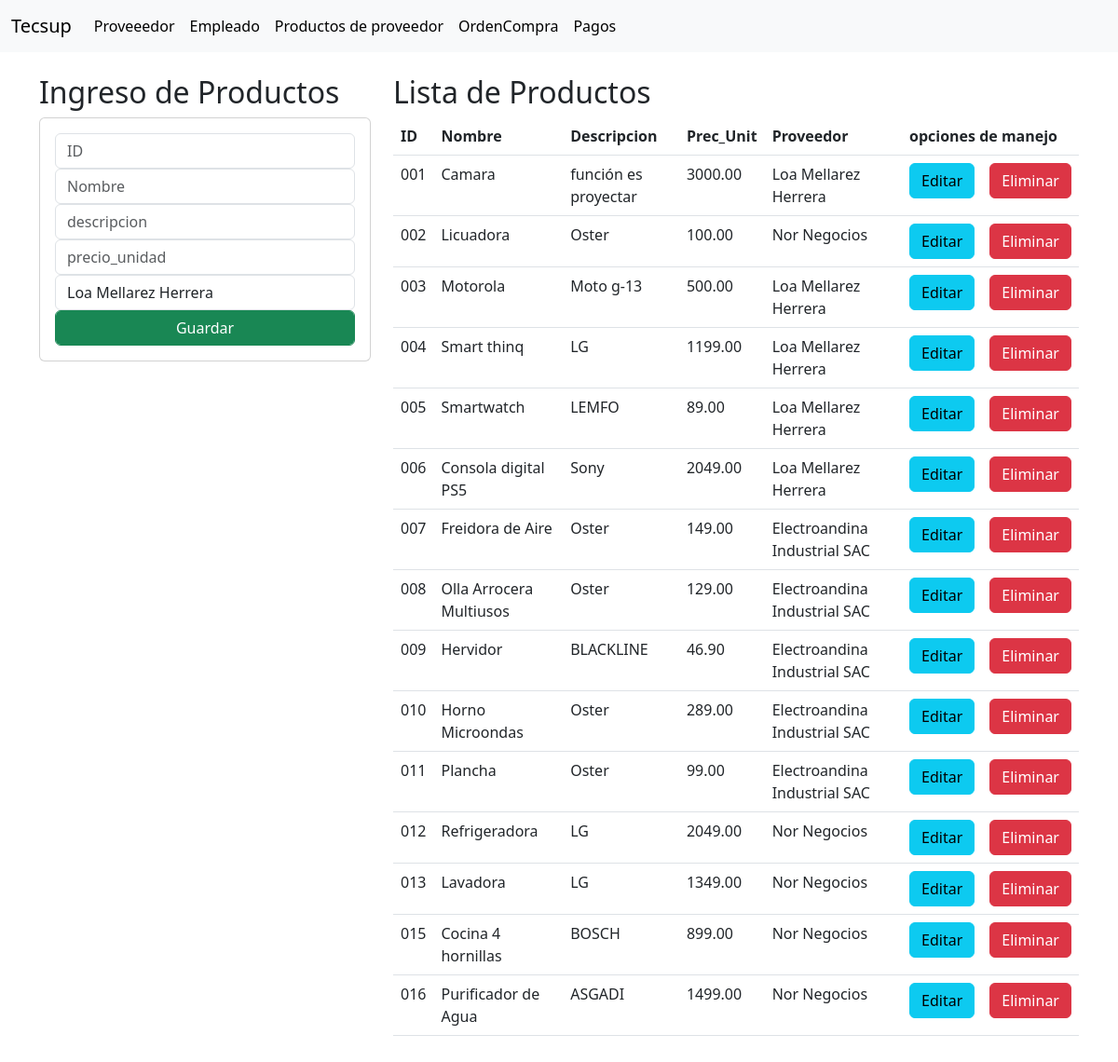
/productos/, run on the app's committed database.
### compra/models.py (models this page shows, shortened)
class Producto(models.Model):
    id= models.CharField(primary_key=True, max_length=6)
    nombre = models.CharField(max_length=50)
    descripcion = models.CharField(max_length=50)
    precio = models.DecimalField(max_digits=10, decimal_places=2)
    proveedor = models.ForeignKey(Proveedor, on_delete=models.CASCADE)

class Proveedor(models.Model):
    id=models.CharField(primary_key=True, max_length=6)
    nombre = models.CharField(max_length=50)
    direccion =models.CharField(max_length=50)
    telefono = models.PositiveIntegerField()
    def __str__(self):
        return self.nombre

### compra/views.py (the view)
# urls.py: path('productos/', views.homeproducto, name='productos'),
def homeproducto(request):
    productosListado = Producto.objects.all()
    proveedoresListado = Proveedor.objects.all()
    return render(request, 'GestionProducto.html',{"productos":productosListado, "proveedores":proveedoresListado})

### compra/templates/GestionProducto.html (shortened to what this page needs)
{% extends './base.html' %}
{% block body %}
<div class="row">
    <div class="col-sm-12 col-md-6 col-lg-4 col-xl-4">
        <h2>Ingreso de Productos</h2>
        <div class="card">
            <div class="card-body">
                <form action="/registrarproducto" method="POST">
                    <div class="form-group">
                        <input type="text" name="txtid" placeholder="ID" class="form-control">
                    </div>
                    <div class="form-group">
                        <input type="text" name="txtnombre" placeholder="Nombre" class="form-control">
                    </div>
                    <div class="form-group">
                        <input type="text" name="txtdescripcion" placeholder="descripcion" class="form-control">
                    </div>
                    <div class="form-group">
                        <input type="text" name="txtprecio" placeholder="precio_unidad" class="form-control">
                    </div>
                    <div class="form-group">
                        <select name="txtproveedor" class="form-control">
                            {% for proveedor in proveedores %}
                                <option value="{{proveedor.id}}">{{proveedor.nombre}}</option>
                            {% endfor %}
                        </select>
                    </div>
                    <button type="submit" class="btn btn-success form-control">Guardar</button>
                </form>
            </div>
        </div>
    </div>
    <div class="col-sm-12 col-md-6  col-xl-8 col-xl-8">
        <h2>Lista de Productos</h2>
        <table class="table" style="background-color: #4591B8;">
            <thead>
                <tr>
                    <th>ID</th>
                    <th>Nombre</th>
                    <th>Descripcion</th>
                    <th>Prec_Unit</th>
                    <th>Proveedor</th>
                    <th colspan="2">opciones de manejo</th>
                </tr>
            </thead>
            <tbody>
                {% for p in productos %}
                <tr>
                    <td>{{ p.id }}</td>
                    <td>{{ p.nombre }}</td>
                    <td>{{ p.descripcion }}</td>
                    <td>{{ p.precio }}</td>
                    <td>{{ p.proveedor }}</td>
                    <td><a href="edicionproducto/{{p.id}}" class="btn btn-info">Editar</a></td>
                    <td><a href="eliminarproducto/{{p.id}}" class="btn btn-danger">Eliminar</a></td>
                </tr>
                {% endfor %}
            </tbody>
        </table>
    </div>
</div>
{% endblock %}

### compra/templates/base.html (shortened to what this page needs)
<!DOCTYPE html>
<html>
<head>
  <link href="https://cdn.jsdelivr.net/npm/bootstrap@5.3.0-alpha3/dist/css/bootstrap.min.css" rel="stylesheet">
</head>
<body>
  <nav class="navbar navbar-expand-lg bg-body-tertiary">
        <div class="container-fluid">
          <a class="navbar-brand" href="#">Tecsup</a>
          <div class="collapse navbar-collapse" id="navbarTogglerDemo02">
            <ul class="navbar-nav me-auto mb-2 mb-lg-0">
              <li class="nav-item">
                <a class="nav-link active" aria-current="page" href="{% url 'proveedores'%}">Proveeedor</a>
              </li>
              <li class="nav-item">
                <a class="nav-link active" aria-current="page" href="{% url 'empleados'%}">Empleado</a>
              </li>
              <li class="nav-item">
                <a class="nav-link active" aria-current="page" href="{% url 'productos'%}">Productos de proveedor</a>
              </li>
              <li class="nav-item">
                <a class="nav-link active" aria-current="page" href="{% url 'ordencompra'%}">OrdenCompra</a>
              </li>
              <li class="nav-item">
                <a class="nav-link active" aria-current="page" href="{% url 'pagos'%}">Pagos</a>
              </li>
            </ul>
          </div>
        </div>
      </nav>
      <div class="container py-4">
        {%block body%}
        {% endblock  %}
      </div>
</body>
</html>

### data on the page
Producto: id "001", nombre "Camara", descripcion "función es proyectar", precio "3000.00", proveedor "Loa Mellarez Herrera"
Producto: id "002", nombre "Licuadora", descripcion "Oster", precio "100.00", proveedor "Nor Negocios"
Producto: id "003", nombre "Motorola", descripcion "Moto g-13", precio "500.00", proveedor "Loa Mellarez Herrera"
Producto: id "004", nombre "Smart thinq", descripcion "LG", precio "1199.00", proveedor "Loa Mellarez Herrera"
Producto: id "005", nombre "Smartwatch", descripcion "LEMFO", precio "89.00", proveedor "Loa Mellarez Herrera"
Producto: id "006", nombre "Consola digital PS5", descripcion "Sony", precio "2049.00", proveedor "Loa Mellarez Herrera"
Producto: id "007", nombre "Freidora de Aire", descripcion "Oster", precio "149.00", proveedor "Electroandina Industrial SAC"
Producto: id "008", nombre "Olla Arrocera Multiusos", descripcion "Oster", precio "129.00", proveedor "Electroandina Industrial SAC"
Producto: id "009", nombre "Hervidor", descripcion "BLACKLINE", precio "46.90", proveedor "Electroandina Industrial SAC"
Producto: id "010", nombre "Horno Microondas", descripcion "Oster", precio "289.00", proveedor "Electroandina Industrial SAC"
Producto: id "011", nombre "Plancha", descripcion "Oster", precio "99.00", proveedor "Electroandina Industrial SAC"
Producto: id "012", nombre "Refrigeradora", descripcion "LG", precio "2049.00", proveedor "Nor Negocios"
Producto: id "013", nombre "Lavadora", descripcion "LG", precio "1349.00", proveedor "Nor Negocios"
Producto: id "015", nombre "Cocina 4 hornillas", descripcion "BOSCH", precio "899.00", proveedor "Nor Negocios"
Producto: id "016", nombre "Purificador de Agua", descripcion "ASGADI", precio "1499.00", proveedor "Nor Negocios"

### other printed values
form field txtproveedor "Loa Mellarez Herrera"
